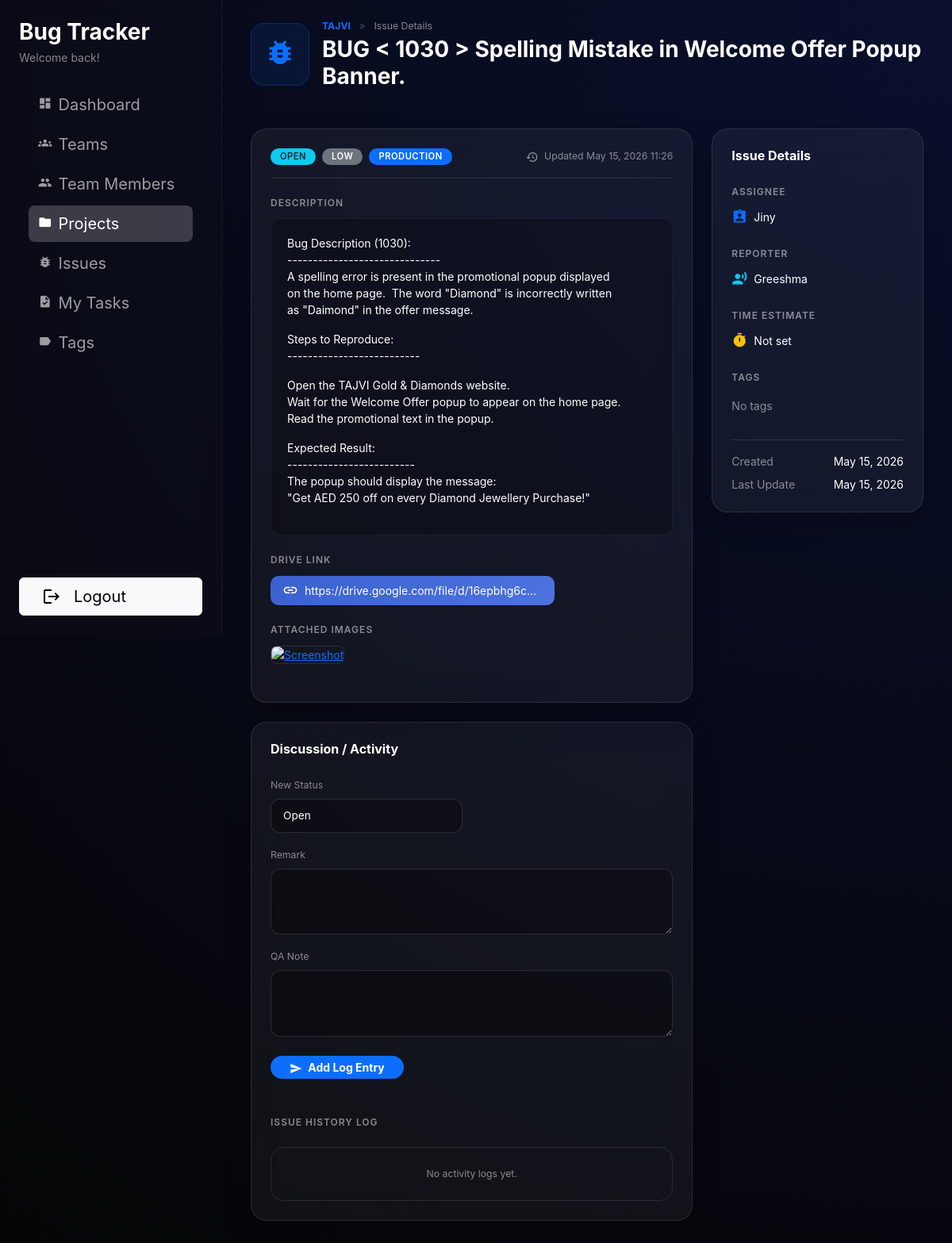
/issues/71/ (signed in), run on the app's committed database.
### issues/models.py (models this page shows, shortened)
class Issue(models.Model):
    project = models.ForeignKey(
        Project,
        on_delete=models.CASCADE,
        related_name='issues',
    )
    title = models.CharField(max_length=255)
    description = models.TextField(blank=True)
    issue_type = models.CharField(
        max_length=20,
        choices=IssueTypeChoices.choices,
        default=IssueTypeChoices.TASK,
    )
    drive_url = models.CharField(max_length=500,
        null=True,
        blank=True
        )
    reporter = models.ForeignKey(
        settings.AUTH_USER_MODEL,
        on_delete=models.SET_NULL,
        null=True,
        blank=True,
        related_name='reported_issues',
    )
    assignee = models.ForeignKey(
        settings.AUTH_USER_MODEL,
        on_delete=models.SET_NULL,
        null=True,
        blank=True,
        related_name='assigned_issues',
    )
    priority = models.CharField(
        max_length=20,
        choices=IssuePriorityChoices.choices,
        default=IssuePriorityChoices.MEDIUM,
    )
    environment = models.CharField(
        max_length=20,
        choices=IssueEnvironmentChoices.choices,
        default=IssueEnvironmentChoices.STAGING,
    )
    status = models.CharField(
        max_length=20,
        choices=IssueStatusChoices.choices,
        default=IssueStatusChoices.OPEN,
    )
    time_estimate_hours = models.DecimalField(
        max_digits=6,
        decimal_places=2,
        null=True,
        blank=True,
        help_text='Estimated effort in hours',
    )
    related_issue = models.ForeignKey(
        'self',
        on_delete=models.SET_NULL,
        null=True,
        blank=True,
        related_name='related_issues',
        help_text='Optional related or parent issue',
        limit_choices_to={'issue_type': IssueTypeChoices.TASK},  # optional extra safety
    )
    tags = models.ManyToManyField(
        'Tag',
        related_name='issues',
        blank=True,
        help_text='Tags used to classify this issue',
    )
    remarks = models.TextField(blank=True)
    qa_note = models.TextField(blank=True)
    image_1 = CloudinaryField('image', null=True, blank=True)
    image_2 = CloudinaryField('image', null=True, blank=True)
    image_3 = CloudinaryField('image', null=True, blank=True)
    image_4 = CloudinaryField('image', null=True, blank=True)
    created_by = models.ForeignKey(
        settings.AUTH_USER_MODEL,
        on_delete=models.SET_NULL,
        null=True,
        blank=True,
        related_name='created_issues',
    )
    created_at = models.DateTimeField(auto_now_add=True)
    updated_at = models.DateTimeField(auto_now=True)
    class Meta:
        ordering = ['-created_at']
    def is_authorized(self, user):
        if not user or not user.is_authenticated:
            return False
        if user == self.assignee:
            return True
        if user == self.reporter:
            return True
        team_member = getattr(user, 'team_member', None)
        if team_member and team_member.role in getattr(settings, 'MANAGEMENT_ROLES', []):
            return True
        return False

class Project(models.Model):
    name = models.CharField(max_length=255)
    code = models.CharField(max_length=50, unique=True)
    description = models.TextField(blank=True)
    owner = models.ForeignKey(
        settings.AUTH_USER_MODEL,
        on_delete=models.SET_NULL,
        null=True,
        blank=True,
        related_name='owned_projects',
    )
    team = models.ForeignKey(
        'users.Team',  # change this string if your Team model lives elsewhere
        on_delete=models.SET_NULL,
        null=True,
        blank=True,
        related_name='projects',
    )
    is_active = models.BooleanField(default=True)
    created_by = models.ForeignKey(
        settings.AUTH_USER_MODEL,
        on_delete=models.SET_NULL,
        null=True,
        blank=True,
        related_name='created_projects',
    )
    created_at = models.DateTimeField(auto_now_add=True)
    updated_at = models.DateTimeField(auto_now=True)
    class Meta:
        ordering = ['name']

### users/models.py (models this page shows)
class User(AbstractUser):
    pass

### issues/views.py (the view)
# urls.py: path('issues/<int:pk>/', IssueDetailView.as_view(), name='issue_detail'),
class IssueDetailView(LoginRequiredMixin, DetailView):
    model = Issue
    template_name = 'issues/issue_detail.html'
    context_object_name = 'issue'
    def get_queryset(self):
        return Issue.objects.select_related('project', 'assignee', 'reporter')
    def get_context_data(self, **kwargs):
        context = super().get_context_data(**kwargs)
        issue = self.object
        issue.can_edit = issue.is_authorized(self.request.user)
        context['remark_form'] = IssueRemarkLogForm(initial={'issue': issue})
        context['remark_logs'] = issue.remark_logs.select_related('author').all()
        return context

### templates/issues/issue_detail.html (shortened to what this page needs)
{% extends "users/index.html" %}
{% load text_filters %}
{% block nav_projects_active %}active{% endblock %}
{% block dashboard_content %}
{% block page_header %}
<div class="row mb-5">
    <div class="col d-flex align-items-center">
        <div class="p-3 rounded-4 bg-primary bg-opacity-10 me-3 border border-primary border-opacity-25">
            <span class="material-icons text-primary fs-1">bug_report</span>
        </div>
        <div>
            <p class="small mb-1 text-white-50">
                <a href="{% url 'issues:project_detail' issue.project.pk %}" class="text-decoration-none text-primary fw-bold">
                    {{ issue.project.name }}
                </a>
                <span class="mx-2 opacity-50">&raquo;</span> Issue Details
            </p>
            <h1 class="text-white fw-bold mb-0 fs-3">{{ issue.title }}</h1>
        </div>
    </div>
</div>
{% endblock %}
{% block content %}
<div class="row g-4 mb-4">
    <div class="col-md-8">
        <div class="glass-card p-4 mb-4">
            <div class="d-flex justify-content-between align-items-center mb-4 pb-3 border-bottom border-white border-opacity-10">
                <div class="d-flex flex-wrap align-items-center gap-2">
                    <span class="badge badge-premium {% if issue.status == 'open' %}bg-info{% elif issue.status == 'done' %}bg-success{% else %}bg-warning{% endif %} text-dark">
                        {{ issue.get_status_display }}
                    </span>
                    <span class="badge badge-premium bg-secondary">
                        {{ issue.get_priority_display }}
                    </span>
                    <span class="badge badge-premium bg-primary">
                        {{ issue.get_environment_display }}
                    </span>
                </div>
                <div class="small text-white-50">
                    <span class="material-icons fs-6 align-middle me-1">history</span>
                    Updated {{ issue.updated_at|date:"M d, Y H:i" }}
                </div>
            </div>
            {% if issue.description %}
                <h2 class="section-label">Description</h2>
                <div class="description-box mb-4">{{ issue.description|linebreaks }}</div>
            {% endif %}
            {% if issue.drive_url %}
            <h2 class="section-label">Drive Link</h2>
            <div class="mb-4">
                <a href="{{ issue.drive_url }}" target="_blank" rel="noopener noreferrer"
                class="drive-link-badge text-white text-decoration-none d-inline-flex align-items-center">
                    <span class="material-icons me-2 fs-5">link</span>
                    <span class="text-truncate" style="max-width: 300px;">{{ issue.drive_url }}</span>
                </a>
            </div>
            {% endif %}
            {% if issue.image_1 or issue.image_2 or issue.image_3 or issue.image_4 %}
            <h2 class="section-label">Attached Images</h2>
            <div class="row g-2 mb-4">
                {% if issue.image_1 %}
                    <div class="col-6 col-md-3">
                        <a href="{{ issue.image_1.url }}" target="_blank">
                            <img src="{{ issue.image_1.url }}" alt="Screenshot" class="img-fluid rounded-3 border border-white border-opacity-10">
                        </a>
                    </div>
                {% endif %}
            </div>
            {% endif %}
        </div>
        <div class="glass-card p-4">
            <h2 class="h6 text-white mb-4 fw-bold">Discussion / Activity</h2>
            <form method="post" action="{% url 'issues:issue_add_remark' issue.pk %}" class="mb-5">
                <div class="row">
                    <div class="col-md-6 mb-3">
                        <label class="form-label text-white-50 small" for="{{ remark_form.to_status.id_for_label }}">New Status</label>
                        {{ remark_form.to_status }}
                    </div>
                    <div class="col-12 mb-3">
                        <label class="form-label text-white-50 small" for="{{ remark_form.remark.id_for_label }}">Remark</label>
                        {{ remark_form.remark }}
                    </div>
                    <div class="col-12 mb-4">
                        <label class="form-label text-white-50 small" for="{{ remark_form.qa_note.id_for_label }}">QA Note</label>
                        {{ remark_form.qa_note }}
                    </div>
                </div>
                <button type="submit" class="btn btn-primary rounded-pill px-4 btn-sm fw-bold border-0">
                    <span class="material-icons fs-6 me-1 align-middle">send</span> Add Log Entry
                </button>
            </form>
            <h2 class="section-label mb-4">Issue History Log</h2>
            {% if remark_logs %}
                <div class="d-flex flex-column gap-3">
                    {% for log in remark_logs %}
                        <div class="p-3 rounded-4" style="background: rgba(0,0,0,0.2); border: 1px solid rgba(255,255,255,0.05);">
                            <div class="d-flex justify-content-between align-items-center mb-2">
                                <div class="text-white fw-bold d-flex align-items-center">
                                    <span class="material-icons fs-6 me-1 text-primary">account_circle</span>
                                    {{ log.author.get_short_name|default:log.author.username|default:"System" }}
                                </div>
                                <div class="text-white-50 smaller">
                                    {{ log.created_at|date:"M d, Y H:i" }}
                                </div>
                            </div>
                            {% if log.from_status or log.to_status %}
                                <div class="mb-2">
                                    <span class="badge bg-secondary opacity-50 px-2 py-1 smaller">{{ log.get_from_status_display|default:"-" }}</span>
                                    <span class="mx-2 text-white-50">→</span>
                                    <span class="badge bg-info text-dark px-2 py-1 smaller">{{ log.get_to_status_display|default:"-" }}</span>
                                </div>
                            {% endif %}
                            {% if log.remark %}
                                <div class="text-white small mb-1 opacity-75">
                                    <strong class="text-white-50">Remark:</strong> {{ log.remark|linebreaks }}
                                </div>
                            {% endif %}
                            {% if log.qa_note %}
                                <div class="text-white small mb-0 opacity-75">
                                    <strong class="text-info opacity-75">QA Note:</strong> {{ log.qa_note|linebreaks }}
                                </div>
                            {% endif %}
                        </div>
                    {% endfor %}
                </div>
            {% else %}
                <div class="p-4 text-center rounded-4 border border-white border-opacity-10">
                    <p class="text-white-50 small mb-0">No activity logs yet.</p>
                </div>
            {% endif %}
        </div>
    </div>
    <div class="col-md-4">
        <div class="glass-card p-4">
            <h2 class="h6 text-white mb-4 fw-bold">Issue Details</h2>
            <div class="d-flex flex-column gap-4">
                <div>
                    <label class="section-label">Assignee</label>
                    <div class="text-white d-flex align-items-center">
                        <span class="material-icons fs-5 me-2 text-primary">assignment_ind</span>
                        {{ issue.assignee.get_short_name|default:issue.assignee.username|default:"Unassigned" }}
                    </div>
                </div>
                <div>
                    <label class="section-label">Reporter</label>
                    <div class="text-white d-flex align-items-center">
                        <span class="material-icons fs-5 me-2 text-info">record_voice_over</span>
                        {{ issue.reporter.get_short_name|default:issue.reporter.username|default:"-" }}
                    </div>
                </div>
                <div>
                    <label class="section-label">Time Estimate</label>
                    <div class="text-white d-flex align-items-center">
                        <span class="material-icons fs-5 me-2 text-warning">timer</span>
                        {{ issue.time_estimate_hours|default:"Not set" }}{% if issue.time_estimate_hours %} hrs{% endif %}
                    </div>
                </div>
                <div>
                    <label class="section-label">Tags</label>
                    <div class="d-flex flex-wrap gap-1 mt-1">
                        {% for tag in issue.tags.all %}
                            <span class="issue-tag-pill">{{ tag.name }}</span>
                        {% empty %}
                            <span class="text-white-50 smaller">No tags</span>
                        {% endfor %}
                    </div>
                </div>
                <div class="pt-3 border-top border-white border-opacity-10 mt-2">
                    <div class="d-flex justify-content-between mb-2">
                        <span class="text-white-50 smaller">Created</span>
                        <span class="text-white smaller">{{ issue.created_at|date:"M d, Y" }}</span>
                    </div>
                    <div class="d-flex justify-content-between">
                        <span class="text-white-50 smaller">Last Update</span>
                        <span class="text-white smaller">{{ issue.updated_at|date:"M d, Y" }}</span>
                    </div>
                </div>
            </div>
        </div>
    </div>
</div>
{% endblock %}
{% endblock %}

### data on the page
Issue: project.name "TAJVI", title "BUG < 1030 > Spelling Mistake in Welcome Offer Popup Banner.", status "OPEN", priority "LOW", environment "PRODUCTION", updated_at "May 15, 2026 11:26", description "Bug Description (1030): ------------------------------ A spelling error is present in the promotional popup displayed on the home page. The word \"Diamond\" is incorrectly written as \"Daimond\" in the offer message. Steps to Reproduce: -------------------------- Open the TAJVI Gold & Diamonds website. Wait for the Welcome Offer popup to appear on the home page. Read the promotional text in the popup. Expected Result: ------------------------- The popup should display the message: \"Get AED 250 off on every Diamond Jewellery Purchase!\"", drive_url "https://drive.google.com/file/d/16epbhg6c…", assignee.get_short_name "Jiny", reporter.get_short_name "Greeshma", time_estimate_hours "Not set", created_at "May 15, 2026", updated_at "May 15, 2026"
